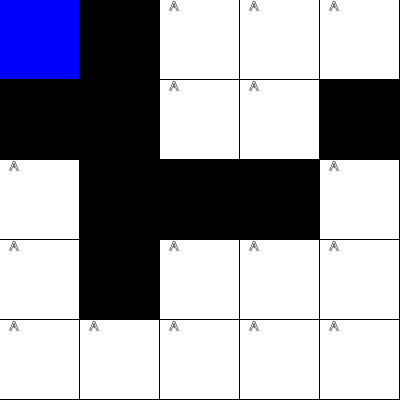
Frame 1 (no input)
Frame 60 (no input): identical to frame 1, image omitted
Frame 120 (the mouse pressed at the canvas centre since frame 60): identical to frame 1, image omitted

The p5.js sketch that drew this single still picture (run headless with seeded random() and noise() and a simulated clock; from frame 60 on, the mouse is pressed at the canvas centre):

// p5.js sketch
// ── sketch.js
function removeFromArray(arr, elt){
    for(let i = arr.length-1 ; i >= 0 ; i--){
        if (arr[i] == elt){
            arr.splice(i,1);
        }
    }
}

function heuristic(a,b){
    let d = abs(a.i-b.i) + abs(a.j-b.j);
    // let d = dist(a.i, a.j, b.i, b.j);
    return d;
}

let cols = 5;
let rows = 5;
let alphabets = ['A', 'B', 'C', 'D', 'E', 'F','G','H','I','J','K','L','M','N','O','P','Q','R','S','T','U','V','W','X','Y','Z']

let grid = new Array(cols);

let openSet = [];
let closedSet = [];
let start;
let end;
let w, h;
let path = [];
let current;

function Spot(i,j) {
    this.i = i;
    this.j = j;
    this.f = 0;
    this.g = 0;
    this.h = 0;
    this.neighbors = [];
    this.previous = undefined;
    this.wall = false;

    if (random(1) < 0.3){
        this.wall = true;
    }

    this.show = function(clr){
        fill(clr);
        if(this.wall){
            fill(0);
        }
        noStroke();
        rect(this.i * w, this.j * h, w-1,h-1);
    }

    this.showAlphabet = function(grid){
        // print(this.wall);
        if(this.wall == false){
            stroke(0);
            text('A', this.i*w + cols + 5, this.j*h + rows + 5);
        }
    }

    this.addNeighbors = function(grid){
        let i = this.i;
        let j = this.j;
        if (i < cols-1){
            this.neighbors.push(grid[i+1][j]);
        }
        if (i > 0){
            this.neighbors.push(grid[i-1][j]);
        }
        if (j < rows-1){
            this.neighbors.push(grid[i][j+1]);
        }
        if (j > 0){
            this.neighbors.push(grid[i][j-1]); 
        }
        
        
    }

}
  
function setup() {

    createCanvas(400,400);
    w = width / cols;
    h = height / rows;


    // making the 2D grid
    // each col will have rows number of row
    for (let i = 0 ; i<cols; i++){
        grid[i] = new Array(rows);
    }

    // create each spot
    for (let i = 0 ; i<cols; i++){
        for(let j = 0 ; j < rows; j++){
            grid[i][j] = new Spot(i,j);
        }
    }

    // create neighbors for each spot
    for (let i = 0 ; i<cols; i++){
        for(let j = 0 ; j < rows; j++){
            grid[i][j].addNeighbors(grid);
        }
    }

    // initialise the start and end spot
    start = grid[0][0];
    end = grid[cols-1][rows-1];
    start.wall = false;
    end.wall = false;
    // end = grid[20][3];

    // push the start in the openSet for the beginning
    openSet.push(start);

}

function draw() {

    // MAIN ALGORITHM STARTS HERE
    if (openSet.length > 0){
        // the algo keep going

        // step 01:
        // go to the open set and find spot that has the lowest f score
        let winner = 0;
        for(let i = 0 ; i < openSet.length ; i++){
            if (openSet[i].f < openSet[winner].f){
                winner = i;
            }
        }

        current = openSet[winner];

        if (current === end){

            noLoop();
            console.log("DONE");
        }

        removeFromArray(openSet, current);
        closedSet.push(current);

        // get all the neighbors of current spot
        let neighbors = current.neighbors;
        for(let i = 0 ; i < neighbors.length ; i++){
            // get a single neighbor from the neighbors array
            let eachNeighbor = neighbors[i];

            // check if the neighbor is in the closed set, if not - then you can update the g value
            // not being in the closed set means you have to evaluate that
            if(!closedSet.includes(eachNeighbor) && !eachNeighbor.wall){
                let tempG = current.g + 1;

                if(openSet.includes(eachNeighbor)){
                    if(tempG < eachNeighbor.g){
                        eachNeighbor.g = tempG;
                    }
                }else{
                    eachNeighbor.g = tempG;
                    openSet.push(eachNeighbor);
                }

                eachNeighbor.h = heuristic(eachNeighbor, end);
                eachNeighbor.f = eachNeighbor.g + eachNeighbor.h;
                eachNeighbor.previous = current;


            }

        }

        


    }else{
        // no solution found
    }

    background(0);

    // draw all the spots and grids
    for (let i = 0 ; i<cols; i++){
        for(let j = 0 ; j < rows; j++){
            grid[i][j].show(color(255));
            grid[i][j].showAlphabet(grid);
        }
    }

    // set color for open set
    for (let i = 0 ; i<openSet.length; i++){
        openSet[i].show(color(0,255,0));
    }

    // // set color for closed set
    for (let i = 0 ; i<closedSet.length; i++){
        closedSet[i].show(color(255,0,0));
    }

    
    // find the path - each iteration
    path = [];
    let temp = current;
    path.push(temp);
    while (temp.previous){
        path.push(temp.previous);
        temp = temp.previous;
    }
    // show the path - at the end
    for (let i = 0 ; i<path.length; i++){
        path[i].show(color(0,0,255));
    }


    
}
// ── style.css
body {
    background: black;
    color: white;
}
div{
    margin-top: 10px;
    margin-bottom: 0px;
}
